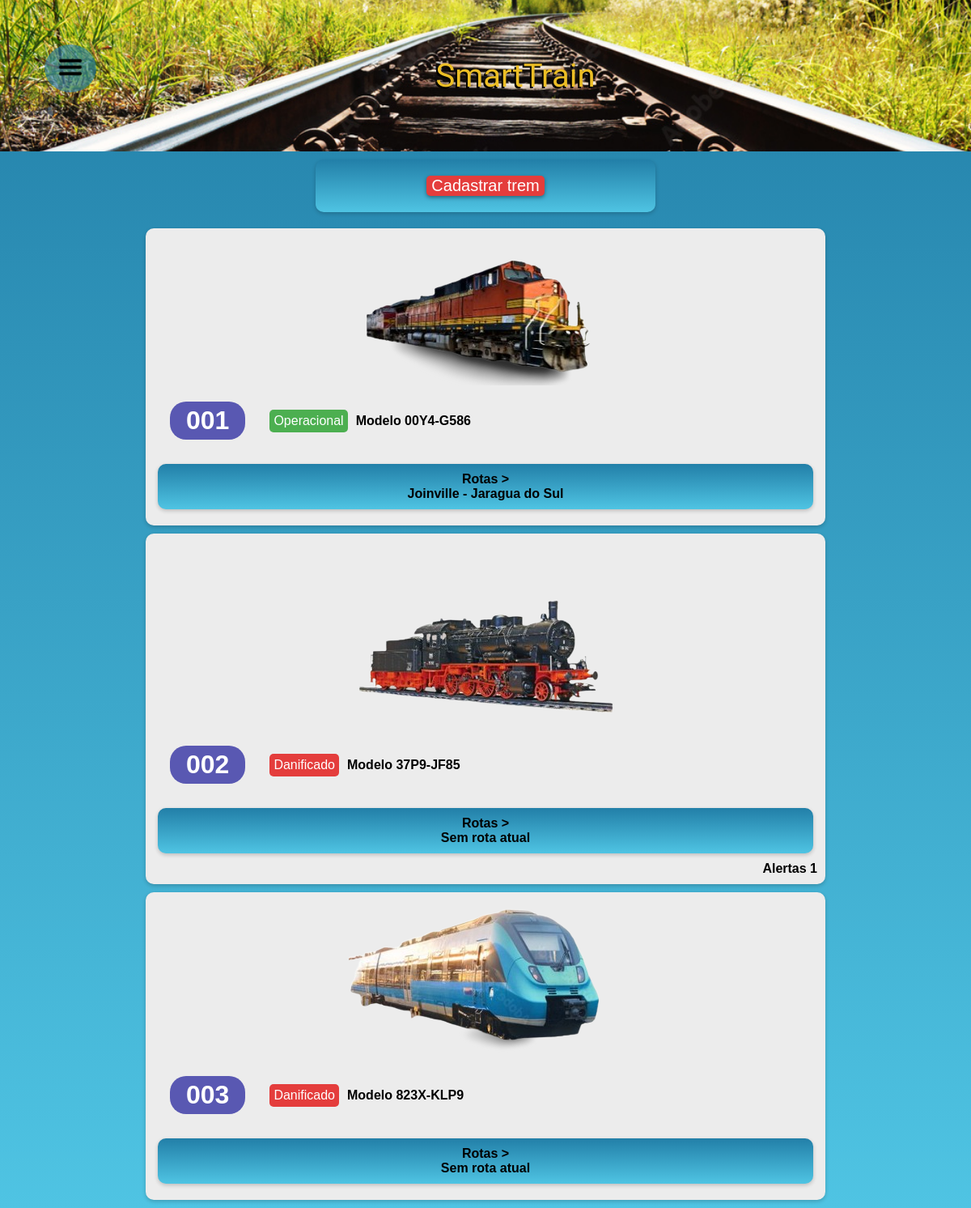
Page /PHP/PAGINAS/Inicio.php (signed in) on the committed database.
### tables this page shows
CREATE TABLE trem(
    pk_trem INT NOT NULL PRIMARY KEY AUTO_INCREMENT,
    modelo_trem VARCHAR(50) NOT NULL,
    condicao_trem VARCHAR(50) NOT NULL,
    maquinista_trem INT,
    rota_atual_trem INT
);

CREATE TABLE rota(
    pk_rota INT NOT NULL PRIMARY KEY AUTO_INCREMENT,
    nome_rota VARCHAR(50) NOT NULL,
    origem_rota VARCHAR(50) NOT NULL,
    destino_rota VARCHAR(50) NOT NULL,
    distancia_rota DECIMAL(6,2) NOT NULL
);

### PHP/PAGINAS/Inicio.php (the view, shortened to what this page needs)
<?php
    include_once("../CODIGO/bd.php");
?>
<!DOCTYPE html>
<html lang="pt-br">
<head>
    <link rel="stylesheet" href="../../CSS/menu.css">
    <link rel="stylesheet" href="../../CSS/traininfostyle.css">
</head>
<body>
        <div class="pageheader">
            <div class="home"><button id="menuButtonOpen" onclick="openav()"><img id="icon"
                        src="../../IMAGENS/Hamburger_icon.svg.png"></button></div>
            <div class="smatrainlogo">SmartTrain</div>
        </div>
        <div class="box free">
            <a href="cadastrartrem.php" style='text-decoration: none;'>
            <div class="alterar" style="font-weight: 200;" >
                            <button>Cadastrar trem</button>
                        </div>
            </a>
        </div>
    <main>
        <?php
            $sql = "SELECT t.pk_trem, t.modelo_trem, t.condicao_trem,  r.origem_rota, r.destino_rota,
               COUNT(a.pk_alerta) AS total_alertas
                FROM trem t
                LEFT JOIN rota r ON t.rota_atual_trem = r.pk_rota
                LEFT JOIN alerta a ON t.pk_trem = a.pk_trem
                GROUP BY t.pk_trem, t.modelo_trem, t.condicao_trem, r.origem_rota, r.destino_rota";
            $result = $conn->query($sql);
            if ($result->num_rows > 0) {
                while ($row = $result->fetch_assoc()) {
                    $tipoTrem = strtolower($row["modelo_trem"]);
                    switch ($tipoTrem) {
                        case '00y4-g586':
                            $imagem = 'trem1.png';
                            break;
                        case '37p9-jf85':
                            $imagem = 'trem2.png';
                            break;
                        case '823x-klp9':
                            $imagem = 'trem3.png';
                            break;
                    }
                    $condicao = strtolower($row["condicao_trem"]);
                    switch ($condicao) {
                        case 'operacional':
                            $statusColor = '#4caf50';
                            break;
                        case 'danificado':
                            $statusColor = '#e43d3c';
                            break;
                    }
                    if (!empty($row["origem_rota"]) && !empty($row["destino_rota"])) {
                        $localizacao = htmlspecialchars($row["origem_rota"]) . " - " . htmlspecialchars($row["destino_rota"]);
                    } else {
                        $localizacao = "Sem rota atual";
                    }
                    echo '
                    <a href="../PAGINAS/traininfo.php?tremid='.$row["pk_trem"].'">
                        <div class="bigbox clickable">
                            <div class="train-imagem">
                                <img src="../../IMAGENS/' . $imagem . '" alt="Imagem do trem">
                            </div>
                            <div class="train-info">
                                <div class="espaco3"></div>
                                <div class="top-info">
                                    <span class="texto trainid">' . str_pad($row["pk_trem"], 3, '0', STR_PAD_LEFT) . '</span>
                                    <span class="texto status-trem" style="background-color:'. $statusColor .'">' . htmlspecialchars($row["condicao_trem"]) . '</span>
                                    <span class="texto modelo">Modelo ' . htmlspecialchars($row["modelo_trem"]) . '</span>
                                </div>
                                <a href="../PAGINAS/rotas.php">
                                    <div class="box clickable" style="margin-top: 10px; margin-bottom: 10px;">
                                        <div class="rota">
                                            <span>Rotas</span>
                                            <span class="seta">&gt;</span>
                                        </div>
                                        <div class="localizacao">
                                            <span>' . $localizacao . '</span>
                                        </div>
                                    </div>
                                </a>';
                                if ($row["total_alertas"] > 0) {
                                    echo '
                                    <a href="../PAGINAS/Alertas.php">
                                        <div class="alertas">
                                            <span>Alertas</span>
                                            <span class="dot">' . $row["total_alertas"] . '</span>
                                        </div>
                                    </a>';
                                }
                                echo '
                            </div>
                        </div>
                    </a>';
                }
            } else {
                echo "<div class='nodatalert' ><h1>Nenhum trem cadastrado.</h1></div>";
            }
        ?>
    </main>
</html>

### CSS/menu.css (style rules this page uses)
.home img { width: 80%; max-width: 40px; height: auto; }
.home button { border: none; border-radius: 50%; padding: 10px; background-color: rgba(34, 127, 168, 0.6); cursor: pointer; margin: 5px; transition: all 0.3s ease; }
@media screen and (min-width: 1024px) { .home button { padding: 12px; } }

### CSS/traininfostyle.css (style rules this page uses)
body { background-color: #227fa8; background-image: linear-gradient(#227fa8, #4fc4e3); font-family: "Poppins", sans-serif; margin: 0; padding: 0; text-decoration: none; }
.pageheader { background-image: url(../IMAGENS/1000_F_239727837_KzfKzkTjKgWuCukE8MRFKQtQr46oG0iR.jpg); background-size: cover; background-repeat: no-repeat; background-position: center; display: flex; margin-bottom: 10px; padding: 50px; justify-content: space-between; }
.smatrainlogo { color: #ecbe25; padding: 20px; font-size: 8vw; font-family: "Belleza", sans-serif; text-shadow: black -2px 2px; font-weight: 400; font-style: normal; margin: 0 auto; }
.modelo { font-weight: 600; color: black; }
.bigbox { background-color: #ececec; border-radius: 10px; padding: 10px; display: block; margin: 10px; box-shadow: 0 2px 5px rgba(0, 0, 0, 0.2); font-weight: 400; color: black; overflow: hidden; text-overflow: ellipsis; }
.bigbox a { text-decoration: none; }
.bigbox img { max-width: 50%; display: block; margin: auto; }
.top-info { display: flex; align-items: center; gap: 10px; }
.box { background-color: #227fa8; background-image: linear-gradient(#227fa8, #4fc4e3); border-radius: 10px; padding: 10px; margin: 5px; text-align: center; font-weight: 600; box-shadow: 0 2px 5px rgba(0, 0, 0, 0.2); box-sizing: border-box; color: black; margin-bottom: 20px; overflow: hidden; text-overflow: ellipsis; }
.trainid { margin: 20px; background-color: #5958b2; border-radius: 20px; padding: 5px 20px 5px 20px; color: white; font-weight: 600; font-size: xx-large; max-height: 50px; }
.alterar { display: flex; align-items: center; justify-content: center; margin: 10px; text-decoration: none; }
.alterar button { border: none; background-color: #e43d3c; font-family: "Poppins", sans-serif; font-weight: bolder; font-size: 20px; color: white; border-radius: 5px; box-shadow: 0 2px 5px rgba(0, 0, 0, 0.4); cursor: pointer; text-decoration: none; }
.status-trem { font-family: "Poppins", sans-serif; border-radius: 5px; color: white; padding: 5px; }
.alertas { text-align: right; font-weight: 600; color: black; }
@media screen and (min-width: 1024px) { .smatrainlogo { font-size: 40px; } }
@media screen and (min-width: 1024px) { .bigbox { max-width: 820px; margin-left: auto; margin-right: auto; } }
@media screen and (min-width: 1024px) { .box.free { max-width: 420px; margin-left: auto; margin-right: auto; margin-bottom: 20px; } }

### rows in the picture
trem: shows a picture, pk_trem "001", condicao_trem "Operacional", modelo_trem "00Y4-G586", rota_atual_trem.destino_rota "Joinville - Jaragua do Sul"
trem: shows a picture, pk_trem "002", condicao_trem "Danificado", modelo_trem "37P9-JF85", localizacao "Sem rota atual", total_alertas "1"
trem: shows a picture, pk_trem "003", condicao_trem "Danificado", modelo_trem "823X-KLP9", localizacao "Sem rota atual"
